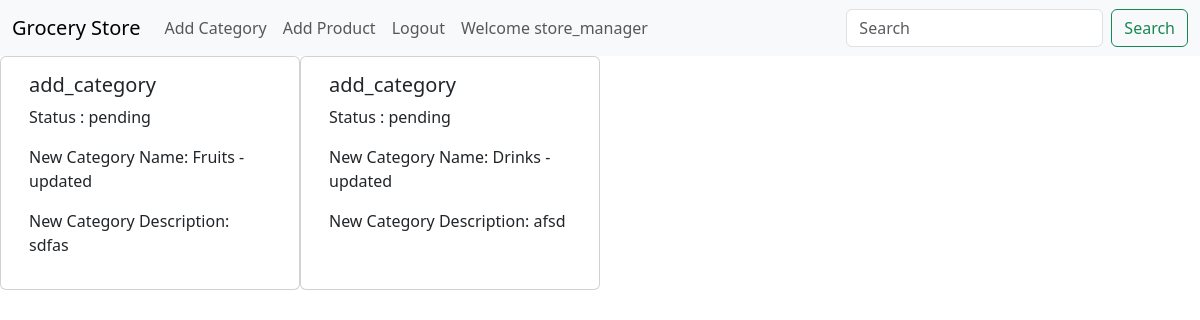
Page /view_requests (signed in) on the earlier database version.
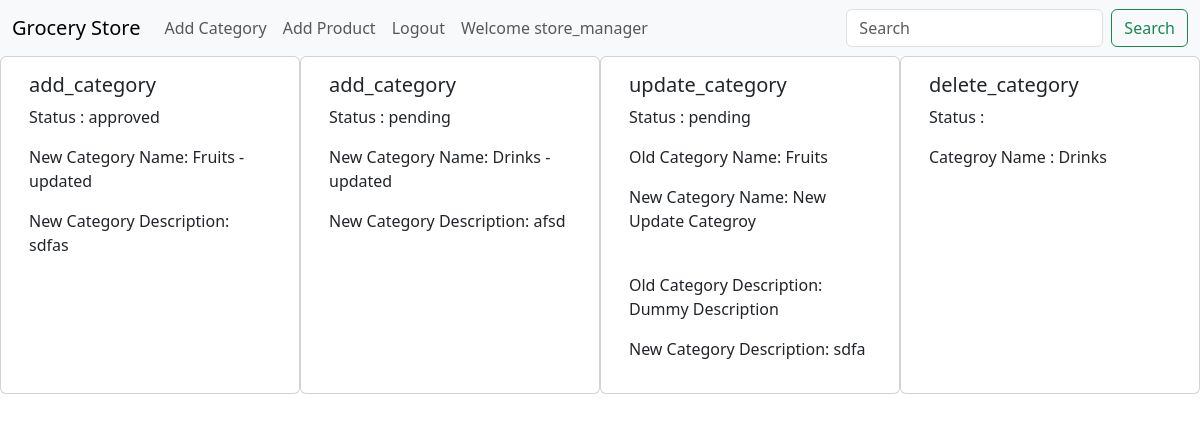
Same page on the later database version.
### application/model.py (models this page shows, shortened)
class Requests(db.Model):
    id = db.Column(db.Integer, primary_key=True, autoincrement=True)
    requester = db.Column(db.String(80), db.ForeignKey('user.username'))
    request_type = db.Column(db.String(80), nullable=False)
    category_id = db.Column(db.Integer, db.ForeignKey('categories.id'), nullable = True)
    request_date = db.Column(db.Date, nullable=False)
    new_category_name = db.Column(db.String(80), nullable=True)
    new_category_description = db.Column(db.String(255), nullable=True)
    request_status = db.Column(db.String(80), nullable=False)
    category = db.relationship('Categories', backref='requests', lazy=True)

class Categories(db.Model):
    id = db.Column(db.Integer, primary_key=True, autoincrement=True)
    name = db.Column(db.String(80), unique=True, nullable=False)
    description = db.Column(db.String(255), nullable=True)
    products = db.relationship('Products', backref='categories', lazy=True)

### application/routes.py (the view)
@app.route('/view_requests', methods=['GET', 'POST'])
def viewRequests():
    if request.method == 'GET':
        if 'role' in session and session['role'] == 'admin':
            requests = Requests.query.filter_by(request_status='pending').all()
            return render_template('requests.html',requests = requests)
        if 'role' in session and session['role'] == 'store_manager':
            requests = Requests.query.filter_by(requester=session['user']).all()
            return render_template('requests.html',requests = requests)

### templates/requests.html (shortened to what this page needs)
{% extends 'base_withNav.html' %}
{% block content %}
<div class="container-fluid">
    <div class="row">
        {% for request in requests %}
            <div class = "card col-3">
                <div class="card-body">
                    <h5 class="card-title">{{request.request_type}}</h5>
                    <p>Status : {{request.request_status}}</p>
                    {% if request.request_type == 'update_category' %}
                        <p>Old Category Name: {{request.category.name}}</p>
                        <p>New Category Name: {{request.new_category_name}}</p>
                        <br>
                        <p>Old Category Description: {{request.category.description}}</p>
                        <p>New Category Description: {{request.new_category_description}}</p>
                    {% elif request.request_type == 'add_category' %}
                        <p>New Category Name: {{request.new_category_name}}</p>
                        <p>New Category Description:   {{request.new_category_description }}</p>
                    {% elif request.request_type == 'delete_category' %}
                        <p>Categroy Name : {{request.category.name}}</p>
                    {% endif %}
                </div>
            </div>
        {% endfor %}
    </div>
</div>
{% endblock content %}

### templates/base_withNav.html (shortened to what this page needs)
{% extends 'base.html' %}
{% block body %}
{% include 'navbar.html' %}
{% block content %}
{% endblock content %}
{% endblock body %}

### templates/base.html (shortened to what this page needs)
<!DOCTYPE html>
<html lang="en">
<head>
    <link href="https://cdn.jsdelivr.net/npm/bootstrap@5.3.3/dist/css/bootstrap.min.css" rel="stylesheet">
</head>
<body>
    {% block body %}
    {% endblock body %}
</body>
</html>

### templates/navbar.html (shortened to what this page needs)
<nav class="navbar navbar-expand-lg bg-body-tertiary">
    <div class="container-fluid">
      <a class="navbar-brand h-1" href="#">Grocery Store</a>
      <div class="collapse navbar-collapse" id="navbarSupportedContent">
        <ul class="navbar-nav me-auto mb-2 mb-lg-0">
          {% if session['user'] %}
            {% if session['role']== 'admin' or session['role']== 'store_manager' %}
              <li class="nav-item">
                  <a class="nav-link" href={{url_for('add_category')}}>Add Category</a>
              </li>
            {% endif %}
            {% if session['role']== 'store_manager' %}
              <li class="nav-item">
                  <a class="nav-link" href={{url_for('add_product')}}>Add Product</a>
              </li>
            {% endif %}
            <li class="nav-item">
                <a class="nav-link" href={{url_for('logout')}}>Logout</a>
            </li>
            <li class="nav-item">
                <a class="nav-link" href="#">Welcome {{ session['user'] }}</a>
            </li>
          {% endif %}
        </ul>
        <form class="d-flex" role="search">
          <input class="form-control me-2" type="search" placeholder="Search" aria-label="Search">
          <button class="btn btn-outline-success" type="submit">Search</button>
        </form>
      </div>
    </div>
  </nav>

Differences in the rows shown:
changed Requests "Fruits - updated": request_status "pending" → "approved"
added Requests: request_type "update_category", request_status "pending", category.name "Fruits", new_category_name "New Update Categroy", category.description "Dummy Description", new_category_description "sdfa"
added Requests: request_type "delete_category", category.name "Drinks"
